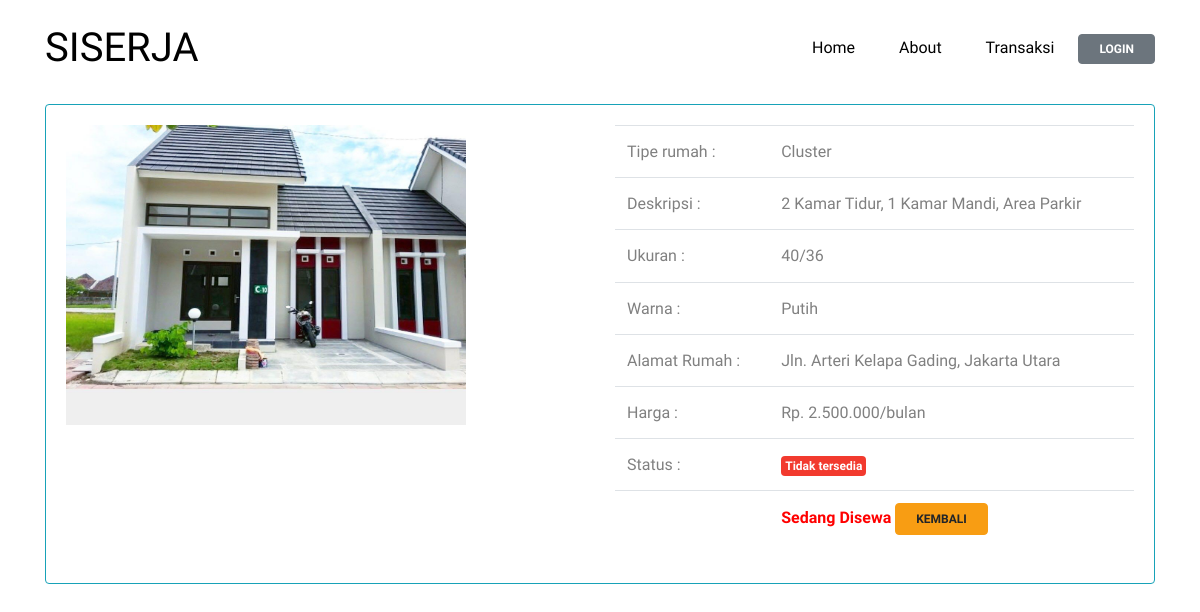
Screenshot of /customer/dashboard/detail_rumah/76 with the database file from the repository.
### tables this page shows
CREATE TABLE `rumah` (
  `id_rumah` int(11) NOT NULL,
  `kode_type` varchar(20) NOT NULL,
  `deskripsi` varchar(100) NOT NULL,
  `ukuran` varchar(20) NOT NULL,
  `warna` varchar(20) NOT NULL,
  `alamat_rumah` varchar(200) NOT NULL,
  `status` varchar(20) NOT NULL,
  `harga` int(20) NOT NULL,
  `denda` int(20) NOT NULL,
  `jumlah_pembangunan` varchar(20) NOT NULL,
  `gambar` varchar(100) NOT NULL
);

### application/controllers/customer/Dashboard.php (called while the page is built, shortened)
<?php
class Dashboard extends CI_Controller
{
    public function __construct()
    {
        $this->load->model('kpr_model');
    }
    public function detail_rumah($id)
    {
        $data['detail'] = $this->kpr_model->detail($id);
        $this->load->view('templates_customer/header');
        $this->load->view('customer/detail_rumah', $data);
    }
}

### index.php (called while the page is built, shortened)
<?php
require_once BASEPATH.'core/CodeIgniter.php';

### application/models/Kpr_model.php (called while the page is built, shortened)
<?php
class Kpr_model extends CI_Model
{
    public function detail($id)
    {
        $query = $this->db->get_where('rumah', array('id_rumah' => $id))->result();
        return $query;
    }
}

### application/views/customer/detail_rumah.php (the view)
<div class="section">
    <div class="container mt-2 mb-2 ">
        <div class="card border-info mt-2">
            <div class="card-body">
                <?php foreach ($detail as $dt): ?>
                    <div class="row">
                        <div class="col-md-6">
                            <img src="<?=base_url('assets/upload/' . $dt->gambar)?>" width="400px" height="300px" alt="">
                        </div>
                        <div class="col-md-6">
                            <table class="table">
                                <tr>
                                    <td>Tipe rumah :</td>
                                    <td> <?php if ($dt->kode_type == "CLS") {
                                        echo "Cluster";
                                    } elseif ($dt->kode_type == "SCLS") {
                                        echo "Special Cluster";
                                    } elseif ($dt->kode_type == "NCLS") {
                                        echo "Non Cluster";
                                    }
                                    ?>
                                    </td>
                                </tr>
                                <tr>
                                    <td>Deskripsi : </td>
                                    <td> <?=$dt->deskripsi?></td>
                                </tr>
                                <tr>
                                    <td>Ukuran : </td>
                                    <td> <?=$dt->ukuran?> </td>
                                </tr>
                                <tr>
                                    <td>Warna :</td>
                                    <td> <?=$dt->warna?> </td>
                                </tr>
                                <tr>
                                    <td>Alamat Rumah : </td>
                                    <td> <?=$dt->alamat_rumah?> </td>
                                </tr>
                                <tr>
                                    <td>Harga : </td>
                                    <td>Rp. <?= number_format($dt->harga, 0, ',', '.') ?>/bulan </td>
                                </tr>
                                <tr>
                                    <td>Status : </td>
                                    <td> <?php if ($dt->status == 1) {
                                    echo " <span class='badge badge-info p-1'> Tersedia </span>";
                                } else {
                                    echo "<span class='badge badge-danger p-1'> Tidak tersedia </span>";
                                }
                                ?>
                                </td>
                                </tr>
                                <tr>
                                    <td></td>
                                    <td>
                                    <?php
                                        if ($dt->status == 0) {
                                            echo "<span style='color: red; font-weight: bold;'>Sedang Disewa</span>";
                                        } else {
                                            if ($this->session->userdata('id_customer')) {
                                                echo anchor('transaksi/sewa/tambah_sewa/' . $dt->id_rumah, '<button class="btn btn-info">Sewa rumah</button> ');
                                            } else {
                                                echo anchor('customer_auth/login', '<button class="btn btn-info">Sewa rumah</button> ');
                                            }
                                        }
                                        ?>
                                        <a class="btn btn-warning" href=" <?=base_url('customer/dashboard');?>  ">Kembali</a>
                                    </td>
                                </tr>
                            </table>
                        </div>
                    </div>
                <?php endforeach;?>
            </div>
        </div>
    </div>
</div>

### assets/assets_shop/css/style.css (style rules this page uses)
body { line-height: 1.7; color: gray; font-weight: 400; font-size: 1rem; }
a { -webkit-transition: .3s all ease; -o-transition: .3s all ease; transition: .3s all ease; }
.btn { text-transform: uppercase; font-size: 12px; font-weight: 900; padding: 6px 20px; }

### rows the page displays
rumah: gambar (picture), kode_type "Cluster", deskripsi "2 Kamar Tidur, 1 Kamar Mandi, Area Parkir", ukuran "40/36", warna "Putih", alamat_rumah "Jln. Arteri Kelapa Gading, Jakarta Utara", harga "2.500.000", status "Tidak tersedia"
